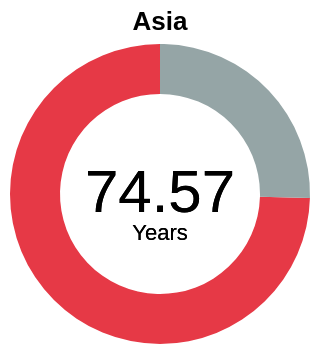

Source (Vega-Lite JSON):
### Vega-Lite specification from a JSON file in a GitHub repository (floating-point values rounded to 4 significant figures)
{"$schema": "https://vega.github.io/schema/vega-lite/v5.json", "width": 150, "height": 150, "config": {"view": {"stroke": null}, "font": "'Lucida Sans', 'Lucida Sans Regular', 'Lucida Grande', 'Lucida Sans Unicode', Geneva, Verdana, sans-serif"}, "title": {"text": "Asia"}, "data": {"values": [{"Continent": "Asia", "Avg_LE": "74.56765719"}, {"Continent": "Remaining", "Avg_LE": "25.43234281"}]}, "layer": [{"mark": {"type": "arc", "innerRadius": 50}}, {"mark": {"type": "text", "text": "74.57", "fontSize": 30}, "encoding": {"color": {"value": "black"}}}, {"mark": {"type": "text", "text": "Years", "dy": 20}, "encoding": {"color": {"value": "black"}}}], "encoding": {"theta": {"field": "Avg_LE", "type": "quantitative"}, "color": {"field": "Continent", "type": "nominal", "legend": null, "scale": {"domain": ["Asia", "Remaining"], "range": ["#e63946", "#95A5A6"]}}, "tooltip": [{"field": "Continent", "type": "nominal", "title": "Continent"}, {"field": "Avg_LE", "type": "quantitative", "title": "Life Expectancy (years)", "format": ".2f"}]}}
